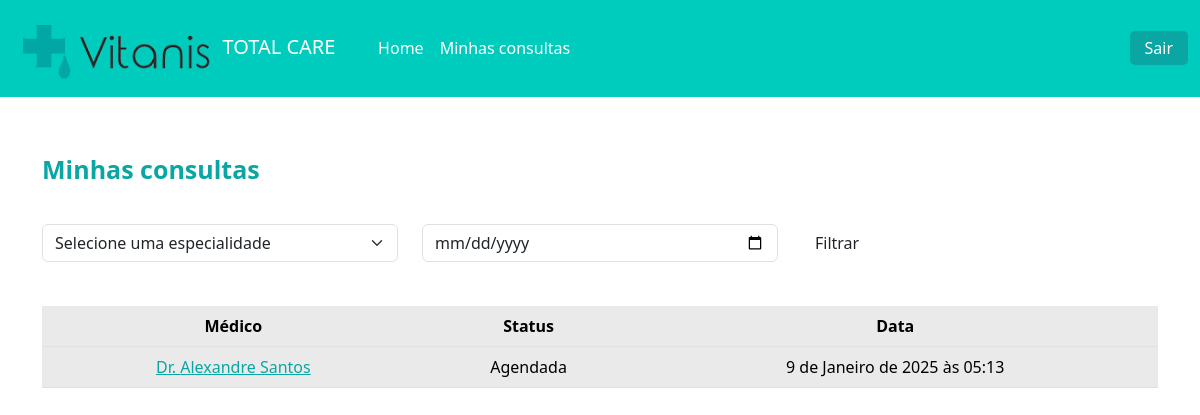
The app's page /pacientes/minhas_consultas/ (signed in) with its own data.
### paciente/models.py (models this page shows, shortened)
class Consulta(models.Model):
    status_choices = (
        ('A', 'Agendada'),
        ('F', 'Finalizada'),
        ('C', 'Cancelada'),
        ('I', 'Iniciada')
    )
    paciente = models.ForeignKey(User, on_delete=models.DO_NOTHING)
    data_aberta = models.ForeignKey(DatasAbertas, on_delete=models.DO_NOTHING)
    status = models.CharField(max_length=1, choices=status_choices, default='A')
    link = models.URLField(null=True, blank=True)

### medico/models.py (models this page shows, shortened)
class DatasAbertas(models.Model):
    data = models.DateTimeField()
    user = models.ForeignKey(User, on_delete=models.DO_NOTHING)
    agendado = models.BooleanField(default=False)

class DadosMedico(models.Model):
    user = models.OneToOneField(User, on_delete=models.CASCADE, related_name='dadosmedico')
    SEXO_CHOICES = [
        ('M', 'Masculino'),
        ('F', 'Feminino'),
    ]
    nome = models.CharField(max_length=100)
    sexo = models.CharField(max_length=1, choices=SEXO_CHOICES, null=False, blank=False)
    crm = models.CharField(max_length=30)
    nome = models.CharField(max_length=100)
    cep = models.CharField(max_length=15)
    rua = models.CharField(max_length=100)
    bairro = models.CharField(max_length=100)
    numero = models.IntegerField()
    cidade = models.CharField(max_length=100)
    ESTADO_CHOICES = [
        ('AC', 'Acre'), ('AL', 'Alagoas'), ('AP', 'Amapá'), ('AM', 'Amazonas'),
        ('BA', 'Bahia'), ('CE', 'Ceará'), ('DF', 'Distrito Federal'), ('ES', 'Espírito Santo'),
        ('GO', 'Goiás'), ('MA', 'Maranhão'), ('MT', 'Mato Grosso'), ('MS', 'Mato Grosso do Sul'),
        ('MG', 'Minas Gerais'), ('PA', 'Pará'), ('PB', 'Paraíba'), ('PR', 'Paraná'),
        ('PE', 'Pernambuco'), ('PI', 'Piauí'), ('RJ', 'Rio de Janeiro'), ('RN', 'Rio Grande do Norte'),
        ('RS', 'Rio Grande do Sul'), ('RO', 'Rondônia'), ('RR', 'Roraima'), ('SC', 'Santa Catarina'),
        ('SP', 'São Paulo'), ('SE', 'Sergipe'), ('TO', 'Tocantins'),
    ]
    estado = models.CharField(max_length=2, choices=ESTADO_CHOICES)
    rg = models.ImageField(upload_to="rgs")
    cedula_identidade_medica = models.ImageField(upload_to='cim')
    foto = models.ImageField(upload_to="fotos_perfil")
    descricao = models.TextField(null=True, blank=True)
    especialidade = models.ForeignKey(Especialidades, on_delete=models.DO_NOTHING, null=True, blank=True)
    valor_consulta = models.FloatField(default=100)

### paciente/views.py (the view, shortened to what this page needs)
# urls.py: path('minhas_consultas/', views.minhas_consultas, name="minhas_consultas"), # Rota para visualizar as consultas do usuário
@login_required
def minhas_consultas(request):
    data = request.GET.get('data')
    especialidade = request.GET.get('especialidade')
    minhas_consultas = Consulta.objects.filter(
        paciente=request.user,
        data_aberta__data__gte=datetime.now()  # Corrige o acesso ao campo 'data' do modelo relacionado
    )
    if especialidade:
        minhas_consultas = minhas_consultas.filter(data_aberta__user__dadosmedico__especialidade__id=especialidade)
    for consulta in minhas_consultas:
        medico = consulta.data_aberta.user.dadosmedico
        if medico.sexo == 'M':
            consulta.medico_prefixo = "Dr."
        elif medico.sexo == 'F':
            consulta.medico_prefixo = "Dra."
        else:
            consulta.medico_prefixo = "Dr(a)."
    especialidades = Especialidades.objects.all()
    return render(
        request,
        'minhas_consultas.html',
        {
            'minhas_consultas': minhas_consultas,
            'especialidades': especialidades,
            'is_medico': is_medico(request.user)
        }
    )

### medico/models.py (called while the page is built)
def is_medico(user):
    return DadosMedico.objects.filter(user=user).exists()

    def __str__(self):
        return self.especialidade

### paciente/templates/minhas_consultas.html (shortened to what this page needs)
{% extends "base.html" %}
{% load static %}
{% block 'head' %}
<link rel="stylesheet" href="https://cdn.jsdelivr.net/npm/bootstrap-icons@1.11.3/font/bootstrap-icons.min.css">
<link rel="stylesheet" href="{% static 'pacientes/css/minhas_consultas.css' %}">
{% endblock 'head' %}
{% block 'body' %}
{% include "partials/navbar.html" %}
<div class="container">
    <br>
    <h2><span class="color-dark">Minhas consultas</span></h2>
    <div class="row">
        <div class="col-md">
            <form action="">
                <select name="especialidade" class="form-select">
                    <option value="">Selecione uma especialidade</option>
                </select>
        </div>
        <div class="col-md">
            <input type="date" name="data" id="" class="form-control shadow-main-color" placeholder="Data da consulta">
        </div>
        <div class="col-md">
            <input type="submit" value="Filtrar" class="btn btn-dark-color-outline">
        </div>
    </div>
    <br>
    <div class="list-minhas-consultas">
        <table class="table">
            <thead>
                <tr>
                    <th scope="col">Médico</th>
                    <th scope="col">Status</th>
                    <th scope="col">Data</th>
                </tr>
            </thead>
            <tbody>
                {% for consulta in minhas_consultas %}
                <tr>
                    <td>
                        <a href="{% url 'consulta' consulta.id %}">{{ consulta.medico_prefixo }} {{ consulta.data_aberta.user.dadosmedico.nome }}</a>
                    </td>
                    <td>{{consulta.get_status_display}}</td>
                    <td>{{consulta.data_aberta.data}}</td>
                </tr>
                {% endfor %}
            </tbody>
        </table>
    </div>
</div>
{% endblock 'body' %}

### templates/static/geral/css/base.css (style rules this page uses)
:root { --main-color: #00CCBE; --dark-color: #09A6A3; --contrast-color: #FFD686; }
.color-dark { color: var(--dark-color); }

### templates/static/pacientes/css/minhas_consultas.css (style rules this page uses)
.container { padding-top: 130px; }
h2 { margin-bottom: 40px; font-size: 25px; font-weight: bold; }
input { margin-bottom: 20px; }
table { border-collapse: collapse !important; width: 100%; }
table a { font-weight: 500; color: var(--dark-color); }
th, td { padding: 8px; text-align: center; background-color: #EAEAEA !important; }
th { background-color: #EAEAEA; }

### records on screen
Consulta: medico_prefixo "Dr.", data_aberta.user.dadosmedico.nome "Alexandre Santos", status "Agendada", data_aberta.data "9 de Janeiro de 2025 às 05:13"
